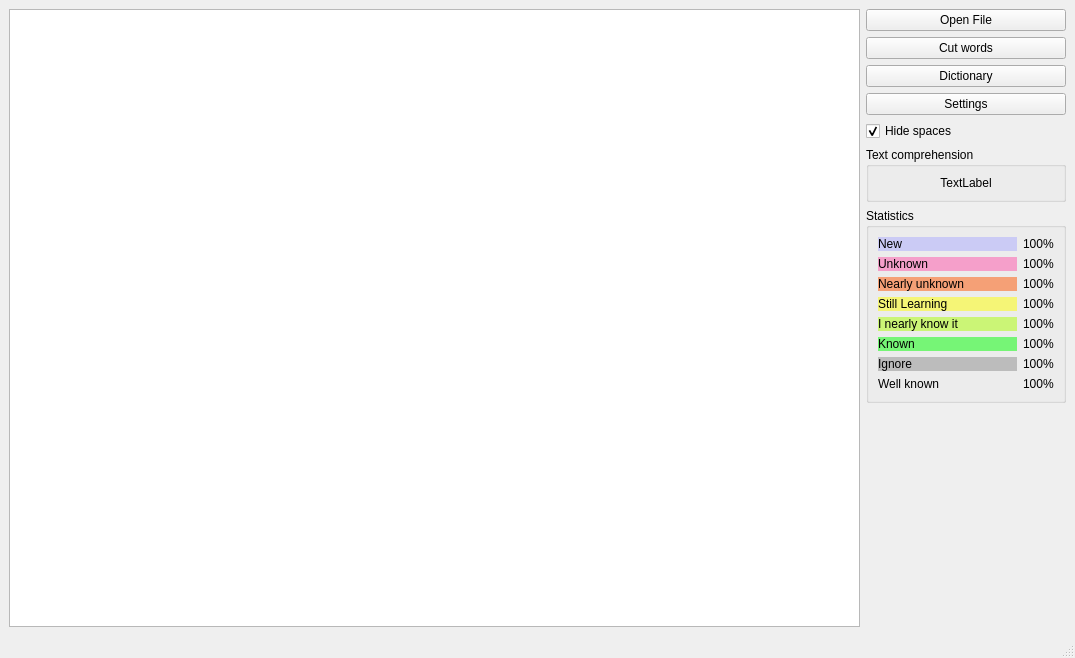
<?xml version="1.0" encoding="UTF-8"?>
<ui version="4.0">
 <class>MainWindow</class>
 <widget class="QMainWindow" name="MainWindow">
  <property name="geometry">
   <rect>
    <x>0</x>
    <y>0</y>
    <width>1075</width>
    <height>658</height>
   </rect>
  </property>
  <property name="sizePolicy">
   <sizepolicy hsizetype="Preferred" vsizetype="Preferred">
    <horstretch>0</horstretch>
    <verstretch>0</verstretch>
   </sizepolicy>
  </property>
  <property name="windowTitle">
   <string>chinese-reader</string>
  </property>
  <widget class="QWidget" name="centralwidget">
   <property name="sizePolicy">
    <sizepolicy hsizetype="Preferred" vsizetype="Preferred">
     <horstretch>0</horstretch>
     <verstretch>0</verstretch>
    </sizepolicy>
   </property>
   <layout class="QGridLayout" name="gridLayout">
    <item row="0" column="1">
     <widget class="QPushButton" name="pushButton">
      <property name="text">
       <string>Open File</string>
      </property>
     </widget>
    </item>
    <item row="5" column="1">
     <widget class="QGroupBox" name="groupBox_2">
      <property name="title">
       <string>Text comprehension</string>
      </property>
      <layout class="QVBoxLayout" name="verticalLayout">
       <item>
        <widget class="QLabel" name="textReadability">
         <property name="text">
          <string>TextLabel</string>
         </property>
         <property name="alignment">
          <set>Qt::AlignmentFlag::AlignCenter</set>
         </property>
        </widget>
       </item>
      </layout>
     </widget>
    </item>
    <item row="6" column="1">
     <widget class="QGroupBox" name="groupBox">
      <property name="sizePolicy">
       <sizepolicy hsizetype="Fixed" vsizetype="Preferred">
        <horstretch>0</horstretch>
        <verstretch>0</verstretch>
       </sizepolicy>
      </property>
      <property name="title">
       <string>Statistics</string>
      </property>
      <layout class="QFormLayout" name="formLayout">
       <item row="0" column="0">
        <widget class="QLabel" name="label">
         <property name="sizePolicy">
          <sizepolicy hsizetype="Preferred" vsizetype="Preferred">
           <horstretch>0</horstretch>
           <verstretch>0</verstretch>
          </sizepolicy>
         </property>
         <property name="minimumSize">
          <size>
           <width>139</width>
           <height>0</height>
          </size>
         </property>
         <property name="styleSheet">
          <string notr="true">background-color: rgba(170,170,255, 0.5);</string>
         </property>
         <property name="text">
          <string>New</string>
         </property>
        </widget>
       </item>
       <item row="1" column="0">
        <widget class="QLabel" name="label_2">
         <property name="sizePolicy">
          <sizepolicy hsizetype="Preferred" vsizetype="Preferred">
           <horstretch>0</horstretch>
           <verstretch>0</verstretch>
          </sizepolicy>
         </property>
         <property name="minimumSize">
          <size>
           <width>139</width>
           <height>0</height>
          </size>
         </property>
         <property name="styleSheet">
          <string notr="true">background-color: rgba(255,83,169, 0.5);</string>
         </property>
         <property name="text">
          <string>Unknown</string>
         </property>
        </widget>
       </item>
       <item row="2" column="0">
        <widget class="QLabel" name="label_3">
         <property name="sizePolicy">
          <sizepolicy hsizetype="Preferred" vsizetype="Preferred">
           <horstretch>0</horstretch>
           <verstretch>0</verstretch>
          </sizepolicy>
         </property>
         <property name="minimumSize">
          <size>
           <width>139</width>
           <height>0</height>
          </size>
         </property>
         <property name="styleSheet">
          <string notr="true">background-color: rgba(255,85,0, 0.5);</string>
         </property>
         <property name="text">
          <string>Nearly unknown</string>
         </property>
        </widget>
       </item>
       <item row="3" column="0">
        <widget class="QLabel" name="label_4">
         <property name="sizePolicy">
          <sizepolicy hsizetype="Preferred" vsizetype="Preferred">
           <horstretch>0</horstretch>
           <verstretch>0</verstretch>
          </sizepolicy>
         </property>
         <property name="minimumSize">
          <size>
           <width>139</width>
           <height>0</height>
          </size>
         </property>
         <property name="styleSheet">
          <string notr="true">background-color: rgba(255,255,0, 0.5);</string>
         </property>
         <property name="text">
          <string>Still Learning</string>
         </property>
        </widget>
       </item>
       <item row="4" column="0">
        <widget class="QLabel" name="label_5">
         <property name="sizePolicy">
          <sizepolicy hsizetype="Preferred" vsizetype="Preferred">
           <horstretch>0</horstretch>
           <verstretch>0</verstretch>
          </sizepolicy>
         </property>
         <property name="minimumSize">
          <size>
           <width>139</width>
           <height>0</height>
          </size>
         </property>
         <property name="styleSheet">
          <string notr="true">background-color: rgba(170,255,0, 0.5);</string>
         </property>
         <property name="text">
          <string>I nearly know it</string>
         </property>
        </widget>
       </item>
       <item row="5" column="0">
        <widget class="QLabel" name="label_6">
         <property name="sizePolicy">
          <sizepolicy hsizetype="Fixed" vsizetype="Preferred">
           <horstretch>0</horstretch>
           <verstretch>0</verstretch>
          </sizepolicy>
         </property>
         <property name="minimumSize">
          <size>
           <width>139</width>
           <height>0</height>
          </size>
         </property>
         <property name="font">
          <font>
           <stylestrategy>PreferDefault</stylestrategy>
          </font>
         </property>
         <property name="styleSheet">
          <string notr="true">background-color: rgba(0,255,0, 0.5);</string>
         </property>
         <property name="text">
          <string>Known</string>
         </property>
        </widget>
       </item>
       <item row="6" column="0">
        <widget class="QLabel" name="label_7">
         <property name="sizePolicy">
          <sizepolicy hsizetype="Preferred" vsizetype="Preferred">
           <horstretch>0</horstretch>
           <verstretch>0</verstretch>
          </sizepolicy>
         </property>
         <property name="minimumSize">
          <size>
           <width>139</width>
           <height>0</height>
          </size>
         </property>
         <property name="styleSheet">
          <string notr="true">background-color: rgba(140,140,140, 0.5);</string>
         </property>
         <property name="text">
          <string>Ignore</string>
         </property>
        </widget>
       </item>
       <item row="7" column="0">
        <widget class="QLabel" name="label_8">
         <property name="sizePolicy">
          <sizepolicy hsizetype="Preferred" vsizetype="Preferred">
           <horstretch>0</horstretch>
           <verstretch>0</verstretch>
          </sizepolicy>
         </property>
         <property name="minimumSize">
          <size>
           <width>139</width>
           <height>0</height>
          </size>
         </property>
         <property name="styleSheet">
          <string notr="true">background-color: rgba(131, 255, 207, 0);
</string>
         </property>
         <property name="text">
          <string>Well known</string>
         </property>
        </widget>
       </item>
       <item row="0" column="1">
        <widget class="QLabel" name="newWordsPercent">
         <property name="text">
          <string>100%</string>
         </property>
        </widget>
       </item>
       <item row="1" column="1">
        <widget class="QLabel" name="unknownWordsPercent">
         <property name="text">
          <string>100%</string>
         </property>
        </widget>
       </item>
       <item row="2" column="1">
        <widget class="QLabel" name="nearlyUnknownWordsPercent">
         <property name="text">
          <string>100%</string>
         </property>
        </widget>
       </item>
       <item row="3" column="1">
        <widget class="QLabel" name="learningWordsPercent">
         <property name="text">
          <string>100%</string>
         </property>
        </widget>
       </item>
       <item row="4" column="1">
        <widget class="QLabel" name="nearlyKnownWordsPercent">
         <property name="text">
          <string>100%</string>
         </property>
        </widget>
       </item>
       <item row="5" column="1">
        <widget class="QLabel" name="knownWordsPercent">
         <property name="text">
          <string>100%</string>
         </property>
        </widget>
       </item>
       <item row="6" column="1">
        <widget class="QLabel" name="ignoredWordsPercent">
         <property name="text">
          <string>100%</string>
         </property>
        </widget>
       </item>
       <item row="7" column="1">
        <widget class="QLabel" name="wellKnownWordsPercent">
         <property name="text">
          <string>100%</string>
         </property>
        </widget>
       </item>
      </layout>
     </widget>
    </item>
    <item row="0" column="0" rowspan="8">
     <widget class="QPlainTextEdit" name="textEdit"/>
    </item>
    <item row="1" column="1">
     <widget class="QPushButton" name="pushButton_2">
      <property name="text">
       <string>Cut words</string>
      </property>
     </widget>
    </item>
    <item row="7" column="1">
     <spacer name="verticalSpacer">
      <property name="orientation">
       <enum>Qt::Orientation::Vertical</enum>
      </property>
      <property name="sizeHint" stdset="0">
       <size>
        <width>20</width>
        <height>512</height>
       </size>
      </property>
     </spacer>
    </item>
    <item row="2" column="1">
     <widget class="QPushButton" name="dictionaryButton">
      <property name="text">
       <string>Dictionary</string>
      </property>
     </widget>
    </item>
    <item row="4" column="1">
     <widget class="QCheckBox" name="checkBoxHideSpaces">
      <property name="text">
       <string>Hide spaces</string>
      </property>
      <property name="checked">
       <bool>true</bool>
      </property>
     </widget>
    </item>
    <item row="3" column="1">
     <widget class="QPushButton" name="settingsButton">
      <property name="text">
       <string>Settings</string>
      </property>
     </widget>
    </item>
   </layout>
  </widget>
  <widget class="QStatusBar" name="statusbar"/>
 </widget>
 <resources/>
 <connections/>
</ui>
